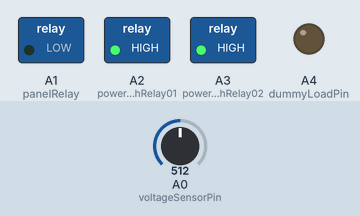
Recording of a sketch running on a simulated Arduino Uno, built with avr-gcc and run on an emulated ATmega328P. On the bench: switched loads named in the sketch (green lamp = pin HIGH), output pins drawn as LEDs (lit = HIGH). The test bench sets the inputs (shaded band); at power-on: A0 (voltageSensorPin) = 512. What the sketch prints to the serial monitor is not drawn.

Above: at 1.8 s.
1.9 s: A0 (voltageSensorPin) set to 474
At 2.6 s:
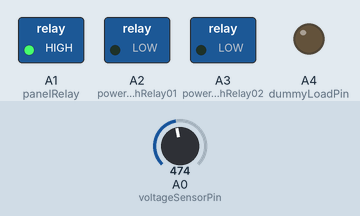
3.5 s: A0 (voltageSensorPin) set to 511
At 5.2 s:
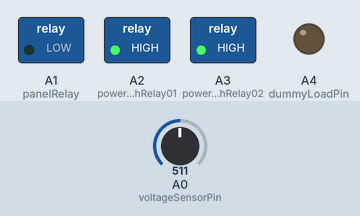
5.5 s: A0 (voltageSensorPin) set to 306
At 7.0 s:
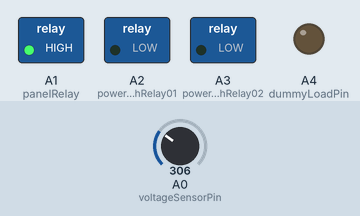
Timing chart, 0 to 8.5 s (numbered marks = the images above; inputs shaded):
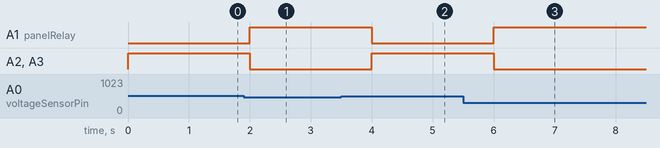

Measured:
- the behaviour switches between 492 and 491 on A0 (voltageSensorPin) (found by bisection; images 0 and 1)
- after the input at 1.9 s, A1 (panelRelay): LOW → HIGH after 0.10 s; A2 (powerSwitchRelay01), A3 (powerSwitchRelay02): HIGH → LOW after 0.10 s
- after the input at 3.5 s, A1 (panelRelay): HIGH → LOW after 0.50 s; A2 (powerSwitchRelay01), A3 (powerSwitchRelay02): LOW → HIGH after 0.50 s
- after the input at 5.5 s, A1 (panelRelay): LOW → HIGH after 0.50 s; A2 (powerSwitchRelay01), A3 (powerSwitchRelay02): HIGH → LOW after 0.50 s

The sketch:

solar_switching.ino
```cpp
/*
   Assembly
   Connect panel to solar charger.
   Connect battery to solar charger.
   Connect output of solar charger to inverter.
   Measure resistance of the input in inverter.
*/

const int voltageSensorPin = A0;
const int panelRelay = A1;
const int powerSwitchRelay01 = A2;
const int powerSwitchRelay02 = A3;
const int dummyLoadPin = A4;

const int voltageThreshold = 12.2;
const int voltageExcess = 12.7;

void setup()
{
  Serial.begin(9600);

  pinMode(voltageSensorPin, INPUT);

  pinMode(panelRelay, OUTPUT);
  pinMode(powerSwitchRelay01, OUTPUT);
  pinMode(powerSwitchRelay02, OUTPUT);
  pinMode(dummyLoadPin, OUTPUT);
}


void loop()
{
  float voltage = getVoltage();
  String toSend = "";


  if (voltage <= voltageThreshold )
  {
    // Use house power, charge battery.
    digitalWrite(powerSwitchRelay01, LOW);
    digitalWrite(powerSwitchRelay02, LOW);
    digitalWrite(panelRelay, HIGH);

    toSend += "House Outlet,LOW";
  }
  else
  {
    // Use battery, don't charge panel.
    digitalWrite(powerSwitchRelay01, HIGH);
    digitalWrite(powerSwitchRelay02, HIGH);
    digitalWrite(panelRelay, LOW);

    if (voltage >= voltageExcess)
    {
      digitalWrite(dummyLoadPin, LOW);
    }
    else
    {
      digitalWrite(dummyLoadPin, HIGH);
    }

    toSend += "Battery, HIGH";
  }

  toSend += ",";
  toSend += String(voltage);  // From sensor.
  //toSend += ",";
  //  toSend += String(power);  // Add aerator and pump power.
  //  toSend += ",";
  //  toSend += String(kWh);  // Compute based from hours this is open.

  // Tosend: Power Source, Battery Status, Voltage, Power, Kilowathour
  // Update: Power Source, Battery Status, Voltage,
  toSend += ",";

  int excess = voltage - 12;

  if (excess > 0)
  {
    toSend += String(excess*1000);
  }
  else
  {
    toSend += String("0");
  }

  Serial.print(toSend);

  delay(1000);
}


float getVoltage()
{
  // Sensor is just a voltage divider.

  float reading = analogRead(voltageSensorPin);
  float R1 = 30000;
  float R2 = 7500;

  float voltage = reading * (5.0 / 1023.0) * ((R1 + R2) / R2);

  return voltage;


}
```
